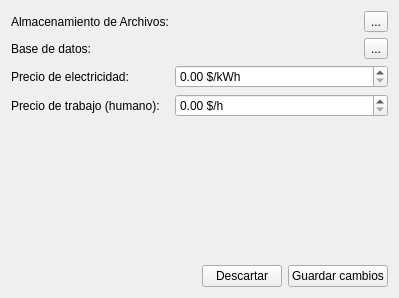
<?xml version="1.0" encoding="UTF-8"?>
<ui version="4.0">
 <class>Form</class>
 <widget class="QWidget" name="Form">
  <property name="geometry">
   <rect>
    <x>0</x>
    <y>0</y>
    <width>399</width>
    <height>298</height>
   </rect>
  </property>
  <property name="windowTitle">
   <string>Form</string>
  </property>
  <layout class="QVBoxLayout" name="verticalLayout">
   <item>
    <layout class="QFormLayout" name="formLayout">
     <item row="0" column="0">
      <widget class="QLabel" name="almacenamientoDeArchivosLabel">
       <property name="text">
        <string>Almacenamiento de Archivos:</string>
       </property>
      </widget>
     </item>
     <item row="0" column="1">
      <layout class="QHBoxLayout" name="horizontalLayout_3">
       <item>
        <widget class="QLabel" name="label_2">
         <property name="text">
          <string/>
         </property>
         <property name="alignment">
          <set>Qt::AlignRight|Qt::AlignTrailing|Qt::AlignVCenter</set>
         </property>
        </widget>
       </item>
       <item>
        <widget class="QToolButton" name="toolButton_2">
         <property name="text">
          <string>...</string>
         </property>
        </widget>
       </item>
      </layout>
     </item>
     <item row="1" column="0">
      <widget class="QLabel" name="baseDeDatosLabel">
       <property name="text">
        <string>Base de datos:</string>
       </property>
      </widget>
     </item>
     <item row="1" column="1">
      <layout class="QHBoxLayout" name="horizontalLayout">
       <item>
        <widget class="QLabel" name="label">
         <property name="text">
          <string/>
         </property>
         <property name="alignment">
          <set>Qt::AlignRight|Qt::AlignTrailing|Qt::AlignVCenter</set>
         </property>
        </widget>
       </item>
       <item>
        <widget class="QToolButton" name="toolButton">
         <property name="text">
          <string>...</string>
         </property>
        </widget>
       </item>
      </layout>
     </item>
     <item row="2" column="0">
      <widget class="QLabel" name="precioDeElectricidadLabel">
       <property name="text">
        <string>Precio de electricidad:</string>
       </property>
      </widget>
     </item>
     <item row="2" column="1">
      <widget class="QDoubleSpinBox" name="doubleSpinBox">
       <property name="prefix">
        <string/>
       </property>
       <property name="suffix">
        <string> $/kWh</string>
       </property>
       <property name="maximum">
        <double>99999999.989999994635582</double>
       </property>
       <property name="singleStep">
        <double>0.010000000000000</double>
       </property>
      </widget>
     </item>
     <item row="3" column="0">
      <widget class="QLabel" name="precioDeTrabajoHumanoLabel">
       <property name="text">
        <string>Precio de trabajo (humano):</string>
       </property>
      </widget>
     </item>
     <item row="3" column="1">
      <widget class="QDoubleSpinBox" name="precioDeTrabajoHumanoDoubleSpinBox">
       <property name="suffix">
        <string> $/h</string>
       </property>
       <property name="maximum">
        <double>99999999.000000000000000</double>
       </property>
      </widget>
     </item>
    </layout>
   </item>
   <item>
    <layout class="QHBoxLayout" name="horizontalLayout_2">
     <item>
      <spacer name="horizontalSpacer">
       <property name="orientation">
        <enum>Qt::Horizontal</enum>
       </property>
       <property name="sizeHint" stdset="0">
        <size>
         <width>40</width>
         <height>20</height>
        </size>
       </property>
      </spacer>
     </item>
     <item>
      <widget class="QPushButton" name="pushButton">
       <property name="text">
        <string>Descartar</string>
       </property>
      </widget>
     </item>
     <item>
      <widget class="QPushButton" name="pushButton_2">
       <property name="text">
        <string>Guardar cambios</string>
       </property>
      </widget>
     </item>
    </layout>
   </item>
  </layout>
 </widget>
 <resources/>
 <connections/>
</ui>
